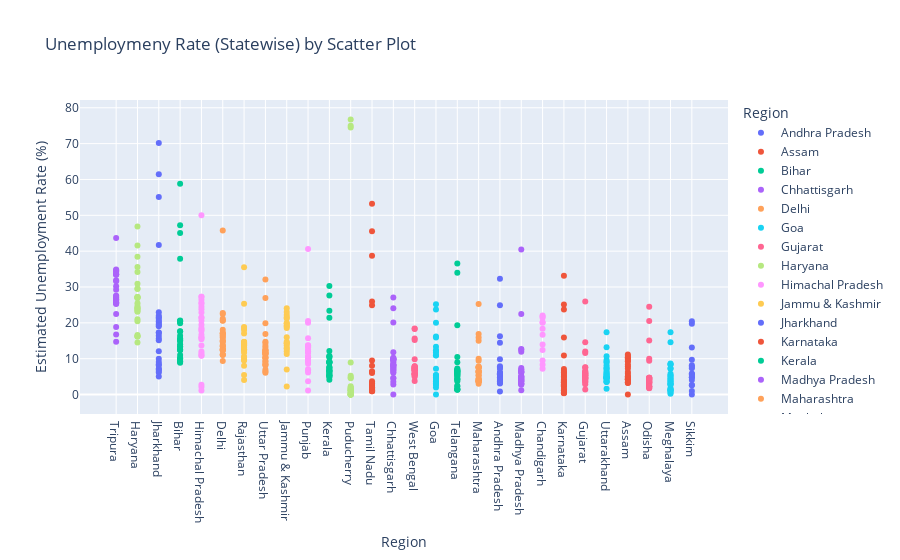

The cell this chart's notebook holds for it:
### Code cell
fg = px.scatter(df,x='Region',y=' Estimated Unemployment Rate (%)',color='Region',
                title='Unemploymeny Rate (Statewise) by Scatter Plot',template='plotly')
fg.update_layout(xaxis={'categoryorder':'total descending'})
fg.show()

### Figure 1 — Plotly figure (JSON) as saved in the notebook; plotly's stock layout.template omitted (floating-point values rounded to 4 significant figures)
{"data": [{"hovertemplate": "Region=%{x}<br> Estimated Unemployment Rate (%)=%{y}<extra></extra>", "legendgroup": "Andhra Pradesh", "marker": {"color": "#636efa", "symbol": "circle"}, "mode": "markers", "name": "Andhra Pradesh", "orientation": "v", "showlegend": true, "type": "scatter", "x": ["Andhra Pradesh", "Andhra Pradesh", "Andhra Pradesh", "Andhra Pradesh", "Andhra Pradesh", "Andhra Pradesh", "Andhra Pradesh", "Andhra Pradesh", "Andhra Pradesh", "Andhra Pradesh", "Andhra Pradesh", "Andhra Pradesh", "Andhra Pradesh", "Andhra Pradesh", "Andhra Pradesh", "Andhra Pradesh", "Andhra Pradesh", "Andhra Pradesh", "Andhra Pradesh", "Andhra Pradesh", "Andhra Pradesh", "Andhra Pradesh", "Andhra Pradesh", "Andhra Pradesh", "Andhra Pradesh", "Andhra Pradesh", "Andhra Pradesh", "Andhra Pradesh"], "xaxis": "x", "y": [3.65, 3.05, 3.75, 3.32, 5.17, 3.52, 4.12, 4.38, 4.84, 5.91, 4.06, 16.29, 14.46, 0.85, 6.09, 3.8, 5.64, 4.61, 6.01, 4.7, 7.54, 7.88, 7.11, 5.66, 9.88, 32.3, 24.91, 5.86], "yaxis": "y"}, {"hovertemplate": "Region=%{x}<br> Estimated Unemployment Rate (%)=%{y}<extra></extra>", "legendgroup": "Assam", "marker": {"color": "#EF553B", "symbol": "circle"}, "mode": "markers", "name": "Assam", "orientation": "v", "showlegend": true, "type": "scatter", "x": ["Assam", "Assam", "Assam", "Assam", "Assam", "Assam", "Assam", "Assam", "Assam", "Assam", "Assam", "Assam", "Assam", "Assam", "Assam", "Assam", "Assam", "Assam", "Assam", "Assam", "Assam", "Assam", "Assam", "Assam", "Assam", "Assam"], "xaxis": "x", "y": [4.29, 5.08, 4.26, 5.79, 4.46, 4.65, 4.66, 4.29, 3.26, 3.77, 9.38, 0, 7.87, 9.89, 3.21, 10.39, 9.26, 11.17, 6.31, 5.02, 7.24, 9.98, 10.34, 8.37, 10.77, 3.42], "yaxis": "y"}, {"hovertemplate": "Region=%{x}<br> Estimated Unemployment Rate (%)=%{y}<extra></extra>", "legendgroup": "Bihar", "marker": {"color": "#00cc96", "symbol": "circle"}, "mode": "markers", "name": "Bihar", "orientation": "v", "showlegend": true, "type": "scatter", "x": ["Bihar", "Bihar", "Bihar", "Bihar", "Bihar", "Bihar", "Bihar", "Bihar", "Bihar", "Bihar", "Bihar", "Bihar", "Bihar", "Bihar", "Bihar", "Bihar", "Bihar", "Bihar", "Bihar", "Bihar", "Bihar", "Bihar", "Bihar", "Bihar", "Bihar", "Bihar", "Bihar", "Bihar"], "xaxis": "x", "y": [9.27, 10.2, 13.44, 11, 8.87, 12.47, 12.4, 10.16, 9.13, 9.61, 15.39, 45.09, 47.26, 20.49, 19.9, 13.29, 16.41, 17.66, 20.46, 14.06, 17.62, 14.91, 20.69, 15.11, 15.73, 58.77, 37.87, 12.45], "yaxis": "y"}, {"hovertemplate": "Region=%{x}<br> Estimated Unemployment Rate (%)=%{y}<extra></extra>", "legendgroup": "Chhattisgarh", "marker": {"color": "#ab63fa", "symbol": "circle"}, "mode": "markers", "name": "Chhattisgarh", "orientation": "v", "showlegend": true, "type": "scatter", "x": ["Chhattisgarh", "Chhattisgarh", "Chhattisgarh", "Chhattisgarh", "Chhattisgarh", "Chhattisgarh", "Chhattisgarh", "Chhattisgarh", "Chhattisgarh", "Chhattisgarh", "Chhattisgarh", "Chhattisgarh", "Chhattisgarh", "Chhattisgarh", "Chhattisgarh", "Chhattisgarh", "Chhattisgarh", "Chhattisgarh", "Chhattisgarh", "Chhattisgarh", "Chhattisgarh", "Chhattisgarh", "Chhattisgarh", "Chhattisgarh", "Chhattisgarh", "Chhattisgarh", "Chhattisgarh", "Chhattisgarh"], "xaxis": "x", "y": [9.82, 6.76, 4.54, 4.64, 8.33, 6.96, 2.77, 6.11, 9.89, 7.89, 7.31, 0, 7.64, 10.14, 9.77, 11.77, 8.17, 6.29, 9.46, 10.27, 8.32, 3.57, 9.01, 9.79, 8.21, 20.13, 24.1, 27.07], "yaxis": "y"}, {"hovertemplate": "Region=%{x}<br> Estimated Unemployment Rate (%)=%{y}<extra></extra>", "legendgroup": "Delhi", "marker": {"color": "#FFA15A", "symbol": "circle"}, "mode": "markers", "name": "Delhi", "orientation": "v", "showlegend": true, "type": "scatter", "x": ["Delhi", "Delhi", "Delhi", "Delhi", "Delhi", "Delhi", "Delhi", "Delhi", "Delhi", "Delhi", "Delhi", "Delhi", "Delhi", "Delhi", "Delhi", "Delhi", "Delhi", "Delhi", "Delhi", "Delhi", "Delhi", "Delhi", "Delhi", "Delhi", "Delhi", "Delhi", "Delhi", "Delhi"], "xaxis": "x", "y": [12.56, 9.33, 11.07, 17.18, 12.5, 15.84, 11.11, 16.97, 13.48, 13.81, 15.18, 20.69, 22.76, 21.14, 12.31, 12.76, 14.68, 13.52, 20.59, 12.41, 16.11, 11.07, 22.45, 14.86, 17.09, 16.51, 45.78, 18.11], "yaxis": "y"}, {"hovertemplate": "Region=%{x}<br> Estimated Unemployment Rate (%)=%{y}<extra></extra>", "legendgroup": "Goa", "marker": {"color": "#19d3f3", "symbol": "circle"}, "mode": "markers", "name": "Goa", "orientation": "v", "showlegend": true, "type": "scatter", "x": ["Goa", "Goa", "Goa", "Goa", "Goa", "Goa", "Goa", "Goa", "Goa", "Goa", "Goa", "Goa", "Goa", "Goa", "Goa", "Goa", "Goa", "Goa", "Goa", "Goa", "Goa", "Goa", "Goa", "Goa"], "xaxis": "x", "y": [2.91, 5.45, 10.98, 1.98, 3.61, 7.21, 23.71, 3.54, 5.38, 0, 15.91, 20, 2.75, 13.33, 12.28, 4.9, 3.16, 12.31, 25.2, 16.22, 10.92, 4.31, 4.76, 11.76], "yaxis": "y"}, {"hovertemplate": "Region=%{x}<br> Estimated Unemployment Rate (%)=%{y}<extra></extra>", "legendgroup": "Gujarat", "marker": {"color": "#FF6692", "symbol": "circle"}, "mode": "markers", "name": "Gujarat", "orientation": "v", "showlegend": true, "type": "scatter", "x": ["Gujarat", "Gujarat", "Gujarat", "Gujarat", "Gujarat", "Gujarat", "Gujarat", "Gujarat", "Gujarat", "Gujarat", "Gujarat", "Gujarat", "Gujarat", "Gujarat", "Gujarat", "Gujarat", "Gujarat", "Gujarat", "Gujarat", "Gujarat", "Gujarat", "Gujarat", "Gujarat", "Gujarat", "Gujarat", "Gujarat", "Gujarat", "Gujarat"], "xaxis": "x", "y": [2.88, 4.77, 4.58, 3.7, 6.29, 4.91, 4.68, 3.46, 5.35, 6.64, 7.59, 12, 14.58, 1.41, 4.09, 6.31, 5.15, 4.2, 5.96, 5.45, 7.53, 5.71, 5.82, 6.04, 5.39, 25.94, 11.62, 4.54], "yaxis": "y"}, {"hovertemplate": "Region=%{x}<br> Estimated Unemployment Rate (%)=%{y}<extra></extra>", "legendgroup": "Haryana", "marker": {"color": "#B6E880", "symbol": "circle"}, "mode": "markers", "name": "Haryana", "orientation": "v", "showlegend": true, "type": "scatter", "x": ["Haryana", "Haryana", "Haryana", "Haryana", "Haryana", "Haryana", "Haryana", "Haryana", "Haryana", "Haryana", "Haryana", "Haryana", "Haryana", "Haryana", "Haryana", "Haryana", "Haryana", "Haryana", "Haryana", "Haryana", "Haryana", "Haryana", "Haryana", "Haryana", "Haryana", "Haryana", "Haryana", "Haryana"], "xaxis": "x", "y": [14.54, 23.08, 16.22, 30.94, 16.36, 24.17, 16.59, 29.56, 16.21, 27.19, 23.92, 41.61, 34.22, 35.57, 24.67, 20.42, 25.45, 24.19, 26.84, 21.04, 27.06, 23.65, 27.24, 23.29, 27.14, 46.89, 38.46, 29.41], "yaxis": "y"}, {"hovertemplate": "Region=%{x}<br> Estimated Unemployment Rate (%)=%{y}<extra></extra>", "legendgroup": "Himachal Pradesh", "marker": {"color": "#FF97FF", "symbol": "circle"}, "mode": "markers", "name": "Himachal Pradesh", "orientation": "v", "showlegend": true, "type": "scatter", "x": ["Himachal Pradesh", "Himachal Pradesh", "Himachal Pradesh", "Himachal Pradesh", "Himachal Pradesh", "Himachal Pradesh", "Himachal Pradesh", "Himachal Pradesh", "Himachal Pradesh", "Himachal Pradesh", "Himachal Pradesh", "Himachal Pradesh", "Himachal Pradesh", "Himachal Pradesh", "Himachal Pradesh", "Himachal Pradesh", "Himachal Pradesh", "Himachal Pradesh", "Himachal Pradesh", "Himachal Pradesh", "Himachal Pradesh", "Himachal Pradesh", "Himachal Pradesh", "Himachal Pradesh", "Himachal Pradesh", "Himachal Pradesh", "Himachal Pradesh", "Himachal Pradesh"], "xaxis": "x", "y": [13.68, 11.43, 20.59, 18.56, 15.98, 15.81, 22.86, 19.46, 16.67, 15.42, 17.71, 2.13, 25.64, 1.12, 10.88, 21.43, 21.51, 24.48, 12, 23.77, 27.27, 25.32, 18.15, 27.31, 26.44, 2.7, 50, 10.81], "yaxis": "y"}, {"hovertemplate": "Region=%{x}<br> Estimated Unemployment Rate (%)=%{y}<extra></extra>", "legendgroup": "Jammu & Kashmir", "marker": {"color": "#FECB52", "symbol": "circle"}, "mode": "markers", "name": "Jammu & Kashmir", "orientation": "v", "showlegend": true, "type": "scatter", "x": ["Jammu & Kashmir", "Jammu & Kashmir", "Jammu & Kashmir", "Jammu & Kashmir", "Jammu & Kashmir", "Jammu & Kashmir", "Jammu & Kashmir", "Jammu & Kashmir", "Jammu & Kashmir", "Jammu & Kashmir", "Jammu & Kashmir", "Jammu & Kashmir", "Jammu & Kashmir", "Jammu & Kashmir", "Jammu & Kashmir", "Jammu & Kashmir", "Jammu & Kashmir", "Jammu & Kashmir", "Jammu & Kashmir", "Jammu & Kashmir", "Jammu & Kashmir"], "xaxis": "x", "y": [12.78, 12.09, 13.67, 11.32, 19.27, 14.73, 22.19, 21.23, 16, 2.22, 18.97, 23.04, 19.88, 21.55, 24.06, 14.29, 7.02, 18.54, 19.86, 14.29, 12.96], "yaxis": "y"}, {"hovertemplate": "Region=%{x}<br> Estimated Unemployment Rate (%)=%{y}<extra></extra>", "legendgroup": "Jharkhand", "marker": {"color": "#636efa", "symbol": "circle"}, "mode": "markers", "name": "Jharkhand", "orientation": "v", "showlegend": true, "type": "scatter", "x": ["Jharkhand", "Jharkhand", "Jharkhand", "Jharkhand", "Jharkhand", "Jharkhand", "Jharkhand", "Jharkhand", "Jharkhand", "Jharkhand", "Jharkhand", "Jharkhand", "Jharkhand", "Jharkhand", "Jharkhand", "Jharkhand", "Jharkhand", "Jharkhand", "Jharkhand", "Jharkhand", "Jharkhand", "Jharkhand", "Jharkhand", "Jharkhand", "Jharkhand", "Jharkhand", "Jharkhand", "Jharkhand"], "xaxis": "x", "y": [7.11, 8.46, 9.98, 12.06, 7.12, 6.57, 8.07, 15.15, 6.16, 9.06, 5.01, 41.72, 55.1, 21.53, 17.23, 20.51, 15.67, 20.25, 21.16, 19.05, 17.34, 22.01, 22.96, 19.67, 16.4, 61.48, 70.17, 19.38], "yaxis": "y"}, {"hovertemplate": "Region=%{x}<br> Estimated Unemployment Rate (%)=%{y}<extra></extra>", "legendgroup": "Karnataka", "marker": {"color": "#EF553B", "symbol": "circle"}, "mode": "markers", "name": "Karnataka", "orientation": "v", "showlegend": true, "type": "scatter", "x": ["Karnataka", "Karnataka", "Karnataka", "Karnataka", "Karnataka", "Karnataka", "Karnataka", "Karnataka", "Karnataka", "Karnataka", "Karnataka", "Karnataka", "Karnataka", "Karnataka", "Karnataka", "Karnataka", "Karnataka", "Karnataka", "Karnataka", "Karnataka", "Karnataka", "Karnataka", "Karnataka", "Karnataka", "Karnataka", "Karnataka", "Karnataka", "Karnataka"], "xaxis": "x", "y": [5.46, 5.98, 0.52, 0.37, 3.2, 7.13, 1.19, 0.41, 2.57, 4.11, 2.39, 33.17, 23.72, 10.92, 6.56, 5, 2.29, 1.27, 3.57, 3.87, 3.44, 1.56, 3.31, 2.88, 4.92, 25.12, 15.88, 6.12], "yaxis": "y"}, {"hovertemplate": "Region=%{x}<br> Estimated Unemployment Rate (%)=%{y}<extra></extra>", "legendgroup": "Kerala", "marker": {"color": "#00cc96", "symbol": "circle"}, "mode": "markers", "name": "Kerala", "orientation": "v", "showlegend": true, "type": "scatter", "x": ["Kerala", "Kerala", "Kerala", "Kerala", "Kerala", "Kerala", "Kerala", "Kerala", "Kerala", "Kerala", "Kerala", "Kerala", "Kerala", "Kerala", "Kerala", "Kerala", "Kerala", "Kerala", "Kerala", "Kerala", "Kerala", "Kerala", "Kerala", "Kerala", "Kerala", "Kerala", "Kerala", "Kerala"], "xaxis": "x", "y": [6.63, 9, 4.95, 10.32, 5.35, 9.14, 5, 10.77, 4.11, 8.91, 8.85, 10.71, 23.38, 27.66, 6.11, 6.67, 7.58, 7.69, 5.52, 5.35, 6.71, 7.31, 6.65, 6.08, 9.14, 21.43, 30.28, 12.17], "yaxis": "y"}, {"hovertemplate": "Region=%{x}<br> Estimated Unemployment Rate (%)=%{y}<extra></extra>", "legendgroup": "Madhya Pradesh", "marker": {"color": "#ab63fa", "symbol": "circle"}, "mode": "markers", "name": "Madhya Pradesh", "orientation": "v", "showlegend": true, "type": "scatter", "x": ["Madhya Pradesh", "Madhya Pradesh", "Madhya Pradesh", "Madhya Pradesh", "Madhya Pradesh", "Madhya Pradesh", "Madhya Pradesh", "Madhya Pradesh", "Madhya Pradesh", "Madhya Pradesh", "Madhya Pradesh", "Madhya Pradesh", "Madhya Pradesh", "Madhya Pradesh", "Madhya Pradesh", "Madhya Pradesh", "Madhya Pradesh", "Madhya Pradesh", "Madhya Pradesh", "Madhya Pradesh", "Madhya Pradesh", "Madhya Pradesh", "Madhya Pradesh", "Madhya Pradesh", "Madhya Pradesh", "Madhya Pradesh", "Madhya Pradesh", "Madhya Pradesh"], "xaxis": "x", "y": [3.63, 4.25, 3.92, 4.94, 3.08, 2.98, 2.72, 2.94, 3.66, 4.42, 1.19, 12.5, 22.46, 6.46, 3.91, 6.38, 7.38, 6.82, 7, 4.4, 6.06, 6.2, 5.17, 4.96, 4.8, 11.94, 40.49, 12.72], "yaxis": "y"}, {"hovertemplate": "Region=%{x}<br> Estimated Unemployment Rate (%)=%{y}<extra></extra>", "legendgroup": "Maharashtra", "marker": {"color": "#FFA15A", "symbol": "circle"}, "mode": "markers", "name": "Maharashtra", "orientation": "v", "showlegend": true, "type": "scatter", "x": ["Maharashtra", "Maharashtra", "Maharashtra", "Maharashtra", "Maharashtra", "Maharashtra", "Maharashtra", "Maharashtra", "Maharashtra", "Maharashtra", "Maharashtra", "Maharashtra", "Maharashtra", "Maharashtra", "Maharashtra", "Maharashtra", "Maharashtra", "Maharashtra", "Maharashtra", "Maharashtra", "Maharashtra", "Maharashtra", "Maharashtra", "Maharashtra", "Maharashtra", "Maharashtra", "Maharashtra", "Maharashtra"], "xaxis": "x", "y": [3.67, 4.34, 3.66, 3.76, 4.4, 3.81, 3.68, 3.03, 3.8, 4.24, 5.38, 25.28, 16.89, 9.4, 6.08, 6.46, 6.35, 7.57, 7.6, 7.51, 7.6, 7.83, 6.67, 5.34, 6.34, 14.99, 15.92, 10.01], "yaxis": "y"}, {"hovertemplate": "Region=%{x}<br> Estimated Unemployment Rate (%)=%{y}<extra></extra>", "legendgroup": "Meghalaya", "marker": {"color": "#19d3f3", "symbol": "circle"}, "mode": "markers", "name": "Meghalaya", "orientation": "v", "showlegend": true, "type": "scatter", "x": ["Meghalaya", "Meghalaya", "Meghalaya", "Meghalaya", "Meghalaya", "Meghalaya", "Meghalaya", "Meghalaya", "Meghalaya", "Meghalaya", "Meghalaya", "Meghalaya", "Meghalaya", "Meghalaya", "Meghalaya", "Meghalaya", "Meghalaya", "Meghalaya", "Meghalaya", "Meghalaya", "Meghalaya", "Meghalaya", "Meghalaya", "Meghalaya", "Meghalaya", "Meghalaya", "Meghalaya"], "xaxis": "x", "y": [3.16, 4.23, 1.03, 0.52, 0.24, 3.7, 1.5, 1.8, 0.97, 2.76, 1.28, 8.38, 3.73, 1.35, 8.4, 8.66, 4.43, 5.8, 5.3, 7.2, 3.02, 5.21, 4.76, 7.37, 2.8, 17.39, 14.58], "yaxis": "y"}, {"hovertemplate": "Region=%{x}<br> Estimated Unemployment Rate (%)=%{y}<extra></extra>", "legendgroup": "Odisha", "marker": {"color": "#FF6692", "symbol": "circle"}, "mode": "markers", "name": "Odisha", "orientation": "v", "showlegend": true, "type": "scatter", "x": ["Odisha", "Odisha", "Odisha", "Odisha", "Odisha", "Odisha", "Odisha", "Odisha", "Odisha", "Odisha", "Odisha", "Odisha", "Odisha", "Odisha", "Odisha", "Odisha", "Odisha", "Odisha", "Odisha", "Odisha", "Odisha", "Odisha", "Odisha", "Odisha", "Odisha", "Odisha", "Odisha", "Odisha"], "xaxis": "x", "y": [4.17, 4.71, 3.31, 3.68, 4.31, 4.28, 4.72, 4.67, 1.81, 3.31, 15.09, 24.48, 9.45, 4.59, 2.95, 2.63, 1.78, 3.5, 3.78, 4.5, 2.23, 3.36, 2.28, 2.19, 3.96, 20.5, 10, 2.18], "yaxis": "y"}, {"hovertemplate": "Region=%{x}<br> Estimated Unemployment Rate (%)=%{y}<extra></extra>", "legendgroup": "Puducherry", "marker": {"color": "#B6E880", "symbol": "circle"}, "mode": "markers", "name": "Puducherry", "orientation": "v", "showlegend": true, "type": "scatter", "x": ["Puducherry", "Puducherry", "Puducherry", "Puducherry", "Puducherry", "Puducherry", "Puducherry", "Puducherry", "Puducherry", "Puducherry", "Puducherry", "Puducherry", "Puducherry", "Puducherry", "Puducherry", "Puducherry", "Puducherry", "Puducherry", "Puducherry", "Puducherry", "Puducherry", "Puducherry", "Puducherry", "Puducherry", "Puducherry", "Puducherry"], "xaxis": "x", "y": [0, 0, 0, 4.85, 0, 1.18, 0, 1.99, 0.58, 1.74, 2.31, 74.51, 1.25, 0, 0, 8.95, 1.22, 1.17, 1.37, 5.21, 0.57, 1.78, 0.62, 76.74, 75, 4.55], "yaxis": "y"}, {"hovertemplate": "Region=%{x}<br> Estimated Unemployment Rate (%)=%{y}<extra></extra>", "legendgroup": "Punjab", "marker": {"color": "#FF97FF", "symbol": "circle"}, "mode": "markers", "name": "Punjab", "orientation": "v", "showlegend": true, "type": "scatter", "x": ["Punjab", "Punjab", "Punjab", "Punjab", "Punjab", "Punjab", "Punjab", "Punjab", "Punjab", "Punjab", "Punjab", "Punjab", "Punjab", "Punjab", "Punjab", "Punjab", "Punjab", "Punjab", "Punjab", "Punjab", "Punjab", "Punjab", "Punjab", "Punjab", "Punjab", "Punjab", "Punjab", "Punjab"], "xaxis": "x", "y": [9.17, 12.21, 9.64, 6.69, 8.59, 12.56, 7.07, 6.13, 9.69, 10.41, 10.51, 3.69, 40.59, 20, 13.49, 13.17, 11.61, 11.99, 15.69, 13.75, 10.39, 11.97, 13.68, 11.99, 9.97, 1.13, 20.54, 10.55], "yaxis": "y"}, {"hovertemplate": "Region=%{x}<br> Estimated Unemployment Rate (%)=%{y}<extra></extra>", "legendgroup": "Rajasthan", "marker": {"color": "#FECB52", "symbol": "circle"}, "mode": "markers", "name": "Rajasthan", "orientation": "v", "showlegend": true, "type": "scatter", "x": ["Rajasthan", "Rajasthan", "Rajasthan", "Rajasthan", "Rajasthan", "Rajasthan", "Rajasthan", "Rajasthan", "Rajasthan", "Rajasthan", "Rajasthan", "Rajasthan", "Rajasthan", "Rajasthan", "Rajasthan", "Rajasthan", "Rajasthan", "Rajasthan", "Rajasthan", "Rajasthan", "Rajasthan", "Rajasthan", "Rajasthan", "Rajasthan", "Rajasthan", "Rajasthan", "Rajasthan", "Rajasthan"], "xaxis": "x", "y": [4.03, 13.7, 9.7, 12.5, 5.45, 14.66, 10.47, 13.96, 8, 14.48, 9.47, 12.25, 10.45, 13.86, 13.62, 14.36, 11.67, 14.71, 12.63, 13.02, 14.3, 18.04, 18.82, 17.02, 18.54, 35.53, 25.35, 13.04], "yaxis": "y"}, {"hovertemplate": "Region=%{x}<br> Estimated Unemployment Rate (%)=%{y}<extra></extra>", "legendgroup": "Sikkim", "marker": {"color": "#636efa", "symbol": "circle"}, "mode": "markers", "name": "Sikkim", "orientation": "v", "showlegend": true, "type": "scatter", "x": ["Sikkim", "Sikkim", "Sikkim", "Sikkim", "Sikkim", "Sikkim", "Sikkim", "Sikkim", "Sikkim", "Sikkim", "Sikkim", "Sikkim", "Sikkim", "Sikkim", "Sikkim", "Sikkim", "Sikkim"], "xaxis": "x", "y": [5.48, 13.11, 1, 0, 5.81, 8.2, 7.76, 2.56, 4.82, 4.81, 9.68, 4.04, 7.37, 20.45, 5.77, 19.75, 2.63], "yaxis": "y"}, {"hovertemplate": "Region=%{x}<br> Estimated Unemployment Rate (%)=%{y}<extra></extra>", "legendgroup": "Tamil Nadu", "marker": {"color": "#EF553B", "symbol": "circle"}, "mode": "markers", "name": "Tamil Nadu", "orientation": "v", "showlegend": true, "type": "scatter", "x": ["Tamil Nadu", "Tamil Nadu", "Tamil Nadu", "Tamil Nadu", "Tamil Nadu", "Tamil Nadu", "Tamil Nadu", "Tamil Nadu", "Tamil Nadu", "Tamil Nadu", "Tamil Nadu", "Tamil Nadu", "Tamil Nadu", "Tamil Nadu", "Tamil Nadu", "Tamil Nadu", "Tamil Nadu", "Tamil Nadu", "Tamil Nadu", "Tamil Nadu", "Tamil Nadu", "Tamil Nadu", "Tamil Nadu", "Tamil Nadu", "Tamil Nadu", "Tamil Nadu", "Tamil Nadu", "Tamil Nadu"], "xaxis": "x", "y": [0.97, 0.92, 6.01, 2.91, 1.71, 1.46, 2.46, 3.73, 1.18, 1.17, 6.36, 53.19, 38.73, 2.06, 0.89, 1.56, 3.18, 9.53, 1.86, 1.13, 2.65, 8.05, 2.05, 3.31, 6.46, 45.55, 25.95, 24.93], "yaxis": "y"}, {"hovertemplate": "Region=%{x}<br> Estimated Unemployment Rate (%)=%{y}<extra></extra>", "legendgroup": "Telangana", "marker": {"color": "#00cc96", "symbol": "circle"}, "mode": "markers", "name": "Telangana", "orientation": "v", "showlegend": true, "type": "scatter", "x": ["Telangana", "Telangana", "Telangana", "Telangana", "Telangana", "Telangana", "Telangana", "Telangana", "Telangana", "Telangana", "Telangana", "Telangana", "Telangana", "Telangana", "Telangana", "Telangana", "Telangana", "Telangana", "Telangana", "Telangana", "Telangana", "Telangana", "Telangana", "Telangana", "Telangana", "Telangana", "Telangana", "Telangana"], "xaxis": "x", "y": [2.23, 5.92, 2.45, 1.4, 5.49, 7.29, 6.47, 1.35, 5.02, 9.02, 5.63, 4.51, 34.01, 19.3, 1.52, 1.43, 3.73, 4.19, 6.19, 6.74, 5.23, 4.22, 6.49, 6.74, 6.1, 10.5, 36.57, 6.92], "yaxis": "y"}, {"hovertemplate": "Region=%{x}<br> Estimated Unemployment Rate (%)=%{y}<extra></extra>", "legendgroup": "Tripura", "marker": {"color": "#ab63fa", "symbol": "circle"}, "mode": "markers", "name": "Tripura", "orientation": "v", "showlegend": true, "type": "scatter", "x": ["Tripura", "Tripura", "Tripura", "Tripura", "Tripura", "Tripura", "Tripura", "Tripura", "Tripura", "Tripura", "Tripura", "Tripura", "Tripura", "Tripura", "Tripura", "Tripura", "Tripura", "Tripura", "Tripura", "Tripura", "Tripura", "Tripura", "Tripura", "Tripura", "Tripura", "Tripura", "Tripura", "Tripura"], "xaxis": "x", "y": [29.25, 26.64, 22.47, 25.49, 30.23, 27.54, 25.25, 26.53, 31.91, 26.22, 31.61, 43.64, 14.71, 18.84, 34.69, 25.59, 25.81, 33.45, 33.57, 26.67, 27.15, 33.48, 34.37, 33.88, 25.69, 34.88, 16.78, 27.47], "yaxis": "y"}, {"hovertemplate": "Region=%{x}<br> Estimated Unemployment Rate (%)=%{y}<extra></extra>", "legendgroup": "Uttar Pradesh", "marker": {"color": "#FFA15A", "symbol": "circle"}, "mode": "markers", "name": "Uttar Pradesh", "orientation": "v", "showlegend": true, "type": "scatter", "x": ["Uttar Pradesh", "Uttar Pradesh", "Uttar Pradesh", "Uttar Pradesh", "Uttar Pradesh", "Uttar Pradesh", "Uttar Pradesh", "Uttar Pradesh", "Uttar Pradesh", "Uttar Pradesh", "Uttar Pradesh", "Uttar Pradesh", "Uttar Pradesh", "Uttar Pradesh", "Uttar Pradesh", "Uttar Pradesh", "Uttar Pradesh", "Uttar Pradesh", "Uttar Pradesh", "Uttar Pradesh", "Uttar Pradesh", "Uttar Pradesh", "Uttar Pradesh", "Uttar Pradesh", "Uttar Pradesh", "Uttar Pradesh", "Uttar Pradesh", "Uttar Pradesh"], "xaxis": "x", "y": [10.26, 11.13, 9.19, 11.47, 6.45, 10.18, 6.94, 8.43, 6.06, 8.12, 9.37, 19.92, 16.89, 8.51, 14.4, 11.62, 11.8, 14.73, 13.58, 10.35, 11.31, 12.37, 12.34, 11.65, 12.32, 26.94, 32.06, 13.05], "yaxis": "y"}, {"hovertemplate": "Region=%{x}<br> Estimated Unemployment Rate (%)=%{y}<extra></extra>", "legendgroup": "Uttarakhand", "marker": {"color": "#19d3f3", "symbol": "circle"}, "mode": "markers", "name": "Uttarakhand", "orientation": "v", "showlegend": true, "type": "scatter", "x": ["Uttarakhand", "Uttarakhand", "Uttarakhand", "Uttarakhand", "Uttarakhand", "Uttarakhand", "Uttarakhand", "Uttarakhand", "Uttarakhand", "Uttarakhand", "Uttarakhand", "Uttarakhand", "Uttarakhand", "Uttarakhand", "Uttarakhand", "Uttarakhand", "Uttarakhand", "Uttarakhand", "Uttarakhand", "Uttarakhand", "Uttarakhand", "Uttarakhand", "Uttarakhand", "Uttarakhand", "Uttarakhand", "Uttarakhand", "Uttarakhand"], "xaxis": "x", "y": [1.63, 4.65, 5.74, 6.11, 3.47, 4.83, 5.56, 4.52, 4.17, 4.85, 3.66, 3.57, 10.71, 9.17, 4.69, 6.94, 7.43, 9.62, 4.72, 6.34, 7.39, 8.92, 5.28, 8.15, 13.18, 17.36, 5.08], "yaxis": "y"}, {"hovertemplate": "Region=%{x}<br> Estimated Unemployment Rate (%)=%{y}<extra></extra>", "legendgroup": "West Bengal", "marker": {"color": "#FF6692", "symbol": "circle"}, "mode": "markers", "name": "West Bengal", "orientation": "v", "showlegend": true, "type": "scatter", "x": ["West Bengal", "West Bengal", "West Bengal", "West Bengal", "West Bengal", "West Bengal", "West Bengal", "West Bengal", "West Bengal", "West Bengal", "West Bengal", "West Bengal", "West Bengal", "West Bengal", "West Bengal", "West Bengal", "West Bengal", "West Bengal", "West Bengal", "West Bengal", "West Bengal", "West Bengal", "West Bengal", "West Bengal", "West Bengal", "West Bengal", "West Bengal", "West Bengal"], "xaxis": "x", "y": [6.02, 5.85, 5.62, 5.58, 5.26, 6.78, 5.83, 5.79, 6.79, 3.78, 7.02, 18.32, 18.43, 4.94, 7.25, 7.38, 7.91, 7.27, 7.79, 7.83, 6.61, 7.24, 7.27, 7.55, 6.67, 15.63, 15.22, 9.86], "yaxis": "y"}, {"hovertemplate": "Region=%{x}<br> Estimated Unemployment Rate (%)=%{y}<extra></extra>", "legendgroup": "Chandigarh", "marker": {"color": "#FF97FF", "symbol": "circle"}, "mode": "markers", "name": "Chandigarh", "orientation": "v", "showlegend": true, "type": "scatter", "x": ["Chandigarh", "Chandigarh", "Chandigarh", "Chandigarh", "Chandigarh", "Chandigarh", "Chandigarh", "Chandigarh", "Chandigarh", "Chandigarh", "Chandigarh", "Chandigarh"], "xaxis": "x", "y": [18.35, 12.4, 21.8, 9.52, 20.14, 13.99, 22.05, 8.33, 20, 16.67, 21.43, 7.22], "yaxis": "y"}], "layout": {"legend": {"title": {"text": "Region"}, "tracegroupgap": 0}, "title": {"text": "Unemploymeny Rate (Statewise) by Scatter Plot"}, "xaxis": {"anchor": "y", "categoryarray": ["Andhra Pradesh", "Assam", "Bihar", "Chhattisgarh", "Delhi", "Goa", "Gujarat", "Haryana", "Himachal Pradesh", "Jammu & Kashmir", "Jharkhand", "Karnataka", "Kerala", "Madhya Pradesh", "Maharashtra", "Meghalaya", "Odisha", "Puducherry", "Punjab", "Rajasthan", "Sikkim", "Tamil Nadu", "Telangana", "Tripura", "Uttar Pradesh", "Uttarakhand", "West Bengal", null, "Chandigarh"], "categoryorder": "total descending", "domain": [0, 1], "title": {"text": "Region"}}, "yaxis": {"anchor": "x", "domain": [0, 1], "title": {"text": " Estimated Unemployment Rate (%)"}}}}
